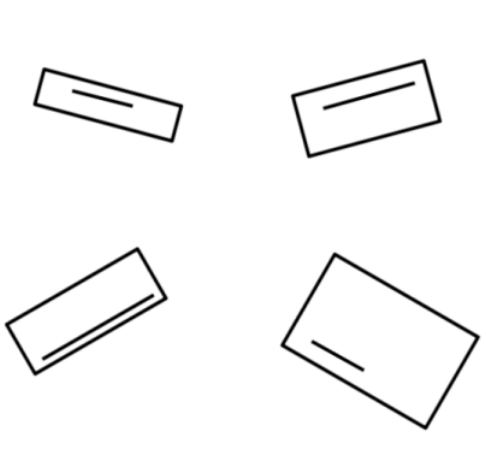
#> input picture original_final.png, 486 x 467 px
$ jupyter execute rectangle_alignment.ipynb
#> lines starting #> are read from the running program, lines starting #| are printed output that depends on the picture; after the words box and inside, x2 and y2 are one past the last pixel; in counts of white or black regions, pixels touching at a corner belong together
[cell 1]
import numpy as np
import matplotlib.pyplot as plt
import cv2

print(cv2.__version__)

[cell 2]
im1_o = cv2.imread("original_final.png")
#> im1_o is the input picture: shape (467, 486, 3); min 0, max 255, mean 246.8
im2_o = cv2.imread("aligend_final.png")
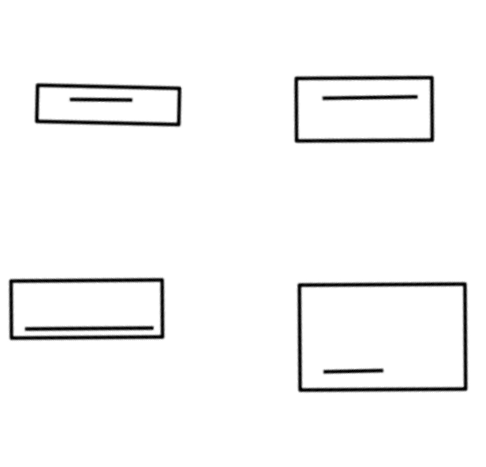
#> input picture aligend_final.png, 486 x 467 px
#> im2_o is the input picture: shape (467, 486, 3); min 0, max 255, mean 246.7

def display_image(x,y):
    plt.subplot(1,2,1)

    plt.imshow(x)
    plt.axis('off')
    plt.subplot(1,2,2)

    plt.imshow(y)
    plt.axis('off')
    plt.show()
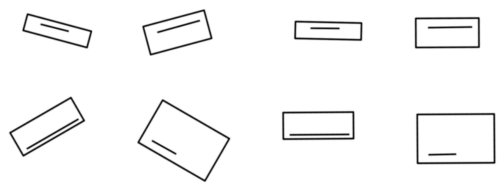
#> figure drawn by matplotlib, 2 panels

display_image(im1_o,im2_o)

im1_o.shape,im2_o.shape
#> Out = ((467, 486, 3), (467, 486, 3))

[cell 3]
def make_grayscale(image):
    return cv2.cvtColor(image,cv2.COLOR_BGR2GRAY)


im1_gray = make_grayscale(im1_o)
im2_gray = make_grayscale(im2_o)

[cell 4]
sift = cv2.SIFT_create()

keyp1,des1 = sift.detectAndCompute(im1_gray,None)
#> keyp1 = 91 keypoints; strongest (x, y, size): (314, 342, 3.3), (130, 105, 3.2), (412, 83, 3.3), (151, 296, 3.1)
keyp2,des2  = sift.detectAndCompute(im2_gray,None)
#> keyp2 = 105 keypoints; strongest (x, y, size): (129, 100, 3.2), (326, 372, 3.3), (151, 328, 3.1), (415, 97, 3.3)


im1_display = cv2.drawKeypoints(im1_gray,keyp1,-1,
                                flags = cv2.DRAW_MATCHES_FLAGS_DRAW_RICH_KEYPOINTS)
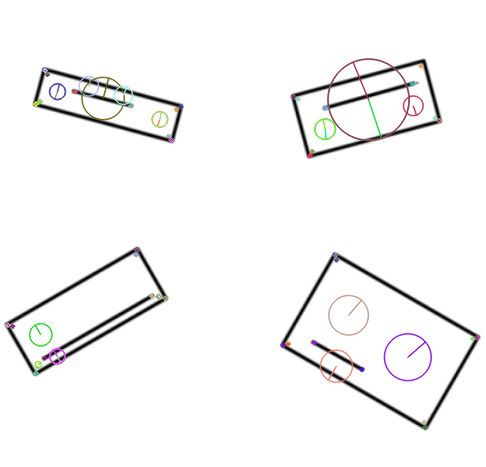
#> im1_display: shape (467, 486, 3); mean of channels 0, 1, 2 245.8, 245.8, 246.1; drawn as B, G, R
im2_display = cv2.drawKeypoints(im2_gray,keyp2,-1,
                               flags = cv2.DRAW_MATCHES_FLAGS_DRAW_RICH_KEYPOINTS)


display_image(im1_display,im2_display)
#> in display_image (call 2), `plt.show()`:
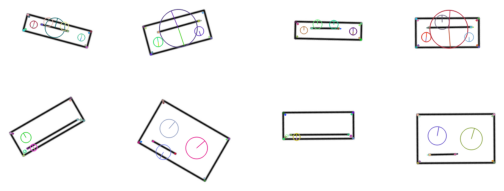
#> figure drawn by matplotlib, 2 panels

[cell 5]
def get_good_matches(matches):
    goodMatches = []
    good_without_list = []
    for m, n in matches:
        if m.distance < 0.86 * n.distance:
            goodMatches.append([m])
            good_without_list.append(m)
#> this loop made 91 passes
#> after the loop, goodMatches = 57 matches; good_without_list = 57 matches

    return goodMatches,good_without_list

bf = cv2.BFMatcher()
goodMatches, good_without_list = get_good_matches(bf.knnMatch(des1,des2,k  = 2))
#> goodMatches = 57 matches; good_without_list = 57 matches


imgMatch = cv2.drawMatchesKnn(im1_gray,keyp1,im2_gray,keyp2,goodMatches,None)
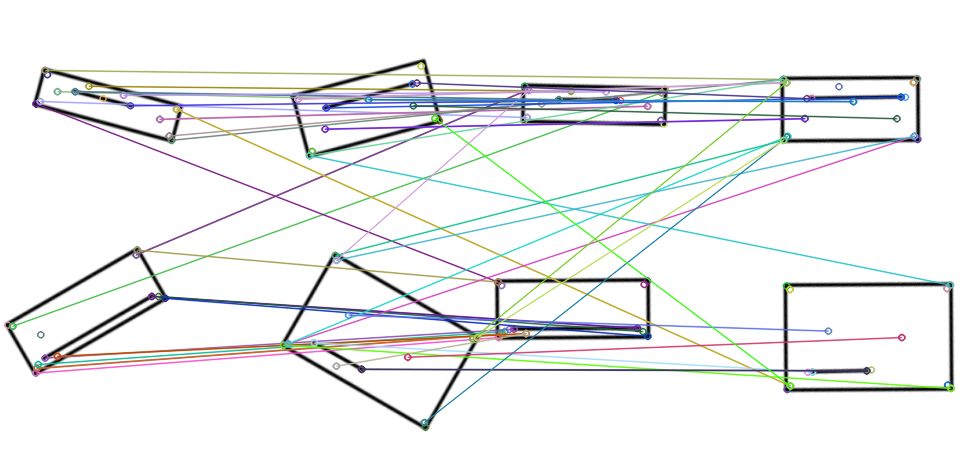
#> imgMatch: shape (467, 972, 3); mean of channels 0, 1, 2 240.1, 239.5, 238.3; drawn as B, G, R
plt.imshow(imgMatch)

[cell 6]
points1 = np.zeros((len(goodMatches), 2), dtype=np.float32)
#> points1 = 57 pairs, first value 0 to 0, second value 0 to 0
points2 = np.zeros((len(goodMatches), 2), dtype=np.float32)
#> points2 = 57 pairs, first value 0 to 0, second value 0 to 0


for i in range(len(goodMatches)):

  points1[i, :] = keyp1[good_without_list[i].queryIdx].pt
  points2[i, :] = keyp2[good_without_list[i].trainIdx].pt
#> this loop made 57 passes
#> after the loop, points1 = 57 pairs, first value 12.18 to 476.7, second value 70.02 to 422.1; points2 = 57 pairs, first value 11.64 to 464.6, second value 78.95 to 387.9


h,mask = cv2.findHomography(points1,points2,cv2.RANSAC)
#> h = [[0.757, -0.0751, 16.33], [-0.379, 0.906, 36.72], [-0.00154, 0.000338, 1]]; mask = 57 values, max 1 at index 1, min 0 at index 0, mean 0.228

[cell 7]
# Wrap the image

height, width, channels = im1_o.shape
#> height = 467; width = 486; channels = 3

im1_reg = cv2.warpPerspective(im1_o,h,(width,height))
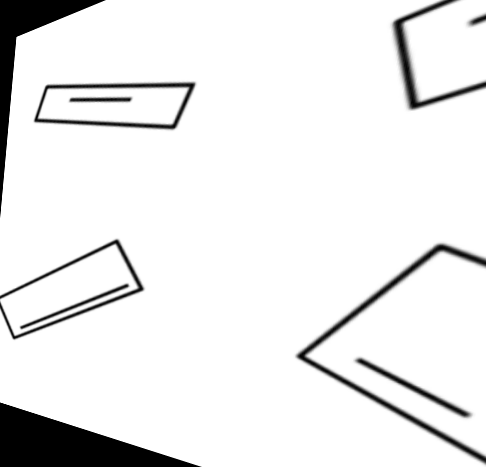
#> im1_reg: shape (467, 486, 3); min 0, max 255, mean 234.8


display_image(im1_o,im1_reg)

## Another

[cell 8]
import cv2
import numpy as np
import matplotlib.pyplot as plt

# Load the image
image = cv2.imread("original_final.png")

height, width, channels = image.shape

# Convert the image to grayscale
gray = cv2.cvtColor(image, cv2.COLOR_BGR2GRAY)

# Apply edge detection (optional, depending on the image)
edges = cv2.Canny(gray, 50, 150)
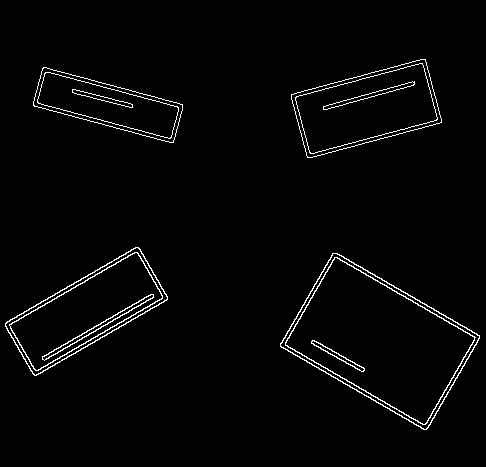
#> edges: shape (467, 486); 2.1% white in thin lines or dots, all inside (x1, y1, x2, y2) = (5, 59, 480, 430)


contours, _ = cv2.findContours(edges, cv2.RETR_EXTERNAL, cv2.CHAIN_APPROX_SIMPLE)
#> contours = 4 contours; box (x1, y1, x2, y2) and area: (280, 253, 480, 430) 18483, (5, 247, 168, 376) 9466, (291, 59, 442, 158) 9188, (33, 67, 183, 143) 5782


rectangles = []
for contour in contours:
    area = cv2.contourArea(contour)
    if area > 1000:
        epsilon = 0.05 * cv2.arcLength(contour, True)
        approx = cv2.approxPolyDP(contour, epsilon, True)
        if len(approx) == 4:
            rectangles.append(approx)
#> this loop made 4 passes
#> (area, epsilon, approx) on passes 1 to 4: (18483, 29.59, [[332, 253], [280, 346], [426, 429], [479, 335]]), (9466, 22.85, [[138, 247], [5, 323], [34, 375], [167, 299]]), (5782.5, 19.68, [[42, 68], [34, 106], [173, 142], [182, 104]]), (9188, 21.81, [[425, 59], [291, 94], [307, 157], [441, 122]])
#> after the loop, rectangles = 4 contours; box (x1, y1, x2, y2) and area: (280, 253, 480, 430) 18029, (5, 247, 168, 376) 9120, (291, 59, 442, 158) 9002, (34, 68, 183, 143) 5607


imag_arr = []
for rect_points in rectangles:
    rect_points = rect_points.reshape(-1, 2)
    rect = cv2.minAreaRect(rect_points)
    box = cv2.boxPoints(rect)
    box = np.intp(box)

    # Calculate the transformation matrix
    src_pts = rect_points.astype(np.float32)
    dst_pts = np.array([[0, 0], [width , 0], [width , height ], [0, height]], dtype=np.float32)
    transformation_matrix = cv2.getPerspectiveTransform(src_pts, dst_pts)

    # Apply the transformation to align the rectangle
    aligned_image = cv2.warpPerspective(image, transformation_matrix, (width, height))

    imag_arr.append(aligned_image)
#> this loop made 4 passes
#> (rect, box, src_pts) on passes 1 to 4: (((379.2, 340.7), (107.9, 168.3), -60.58), [[426, 429], [279, 346], [332, 252], [479, 335]], [[332, 253], [280, 346], [426, 429], [479, 335]]), (((86, 311), (153.8, 59.54), -29.74), [[33, 375], [4, 323], [138, 247], [167, 298]], [[138, 247], [5, 323], [34, 375], [167, 299]]), (((107.5, 105), (39.04, 145.3), -75.58), [[173, 142], [32, 105], [41, 68], [182, 104]], [[42, 68], [34, 106], [173, 142], [182, 104]]), (((366, 108), (138.9, 65), -14.64), [[307, 157], [290, 94], [425, 59], [441, 121]], [[425, 59], [291, 94], [307, 157], [441, 122]])
#> pass 1, `aligned_image = cv2.warpPerspective(image, transformation_matrix, (wid..`:
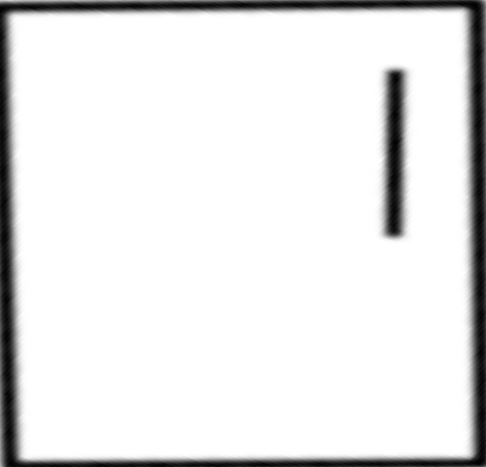
#> aligned_image: shape (467, 486, 3); min 0, max 255, mean 230.9
#> pass 2, `aligned_image = cv2.warpPerspective(image, transformation_matrix, (wid..`:
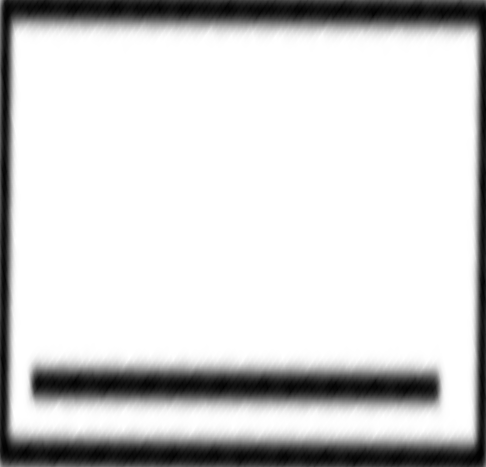
#> aligned_image: shape (467, 486, 3); min 0, max 255, mean 209.2
#> pass 3, `aligned_image = cv2.warpPerspective(image, transformation_matrix, (wid..`:
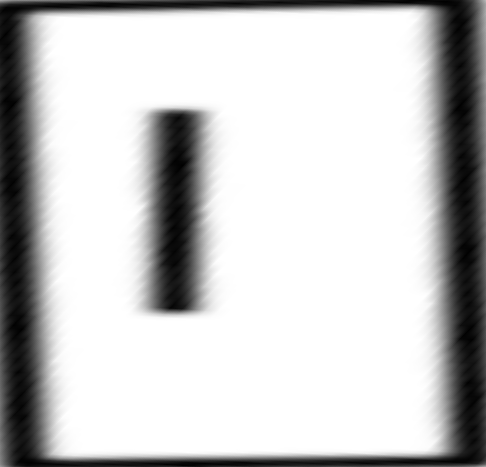
#> aligned_image: shape (467, 486, 3); min 0, max 255, mean 198.7
#> after the loop, imag_arr = 4 items


for i in imag_arr:
    plt.imshow(i)
    plt.show()
#> this loop made 4 passes
